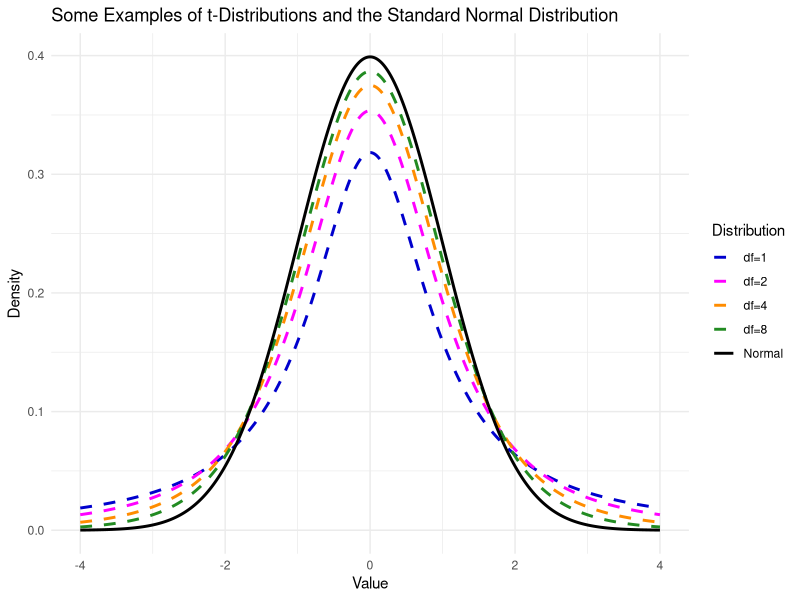

The R script that drew this image:
## ---- chunk 1
library(tidyverse)
set.seed(123)

# Generate data
x <- seq(-4, 4, length.out = 1000)

# Create data frame
df <- data.frame(
  x = rep(x, 5),
  y = c(dnorm(x), dt(x, df = 1), dt(x, df = 2), dt(x, df = 4), dt(x, df = 8)),
  Distribution = rep(c("Normal", "df=1", "df=2", "df=4", "df=8"), each = length(x))
)

# Plot using ggplot2
ggplot(df, aes(x, y, color = Distribution, linetype = Distribution)) +
  geom_line(size = 1) +
  labs(title = "Some Examples of t-Distributions and the Standard Normal Distribution",
       x = "Value",
       y = "Density") +
  theme_minimal() +
  scale_color_manual(values = c("Medium Blue", "Magenta", "Dark Orange", "Forest Green", "Black")) +
  scale_linetype_manual(values = c("dashed", "dashed", "dashed", "dashed", "solid"))


